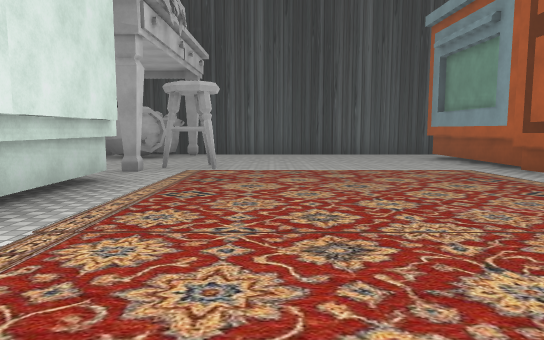
View 1 (above)

12 first-person views from a walk through a 3-D level made in the Unity game engine. The camera is 1.3 m above the floor, tilts 6° down and sees 70° across. The floor is counted in squares, 2.64 m on a side. Each view is taken from the middle of a square. On the plan, view 1 faces up. The plan holds only what a view shows up to about 9 squares ahead; the rest is blank. The place goes on beyond the plan. The player character is not drawn. Some surface patterns are stand-ins.

View 2
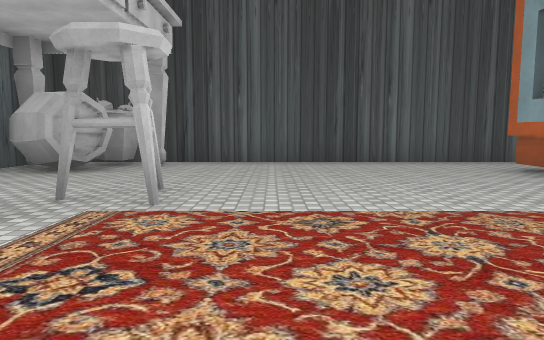

View 3
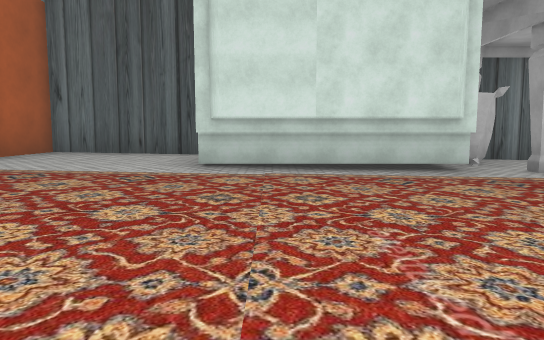

View 4
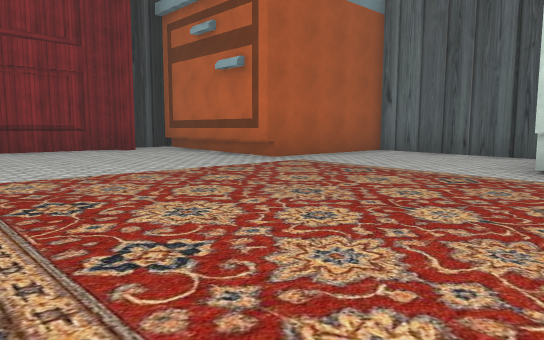

View 5
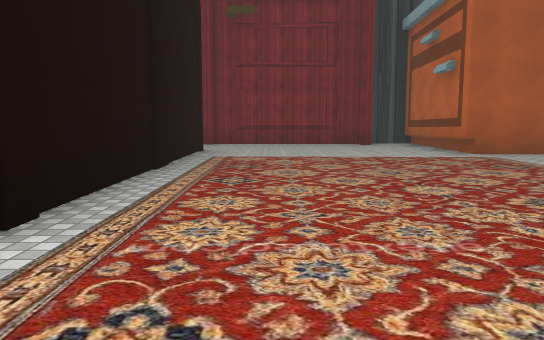

View 6
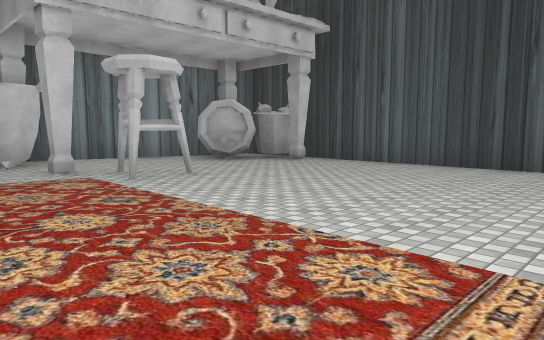

View 7
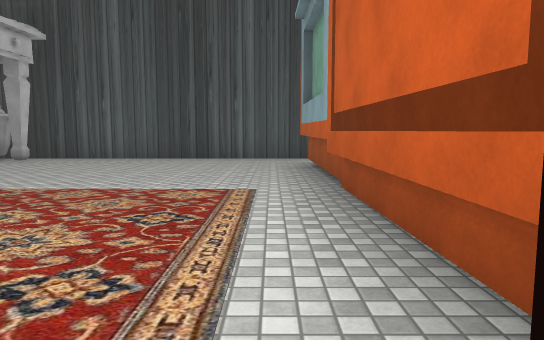

View 8
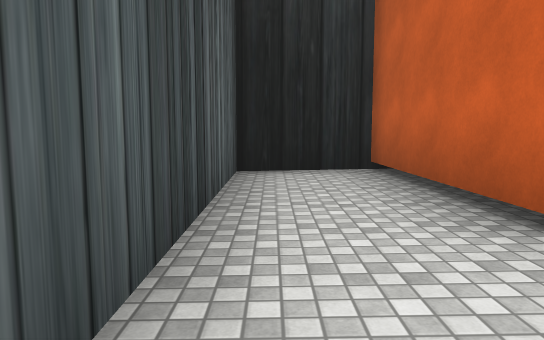

View 9
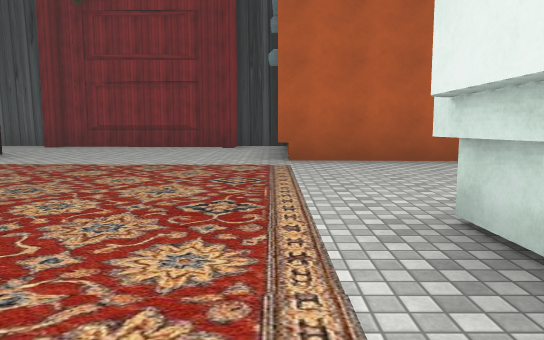

View 10
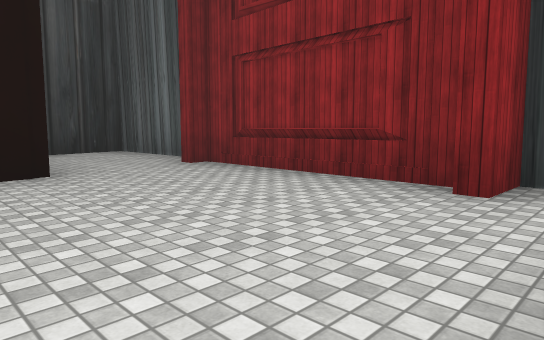

View 11
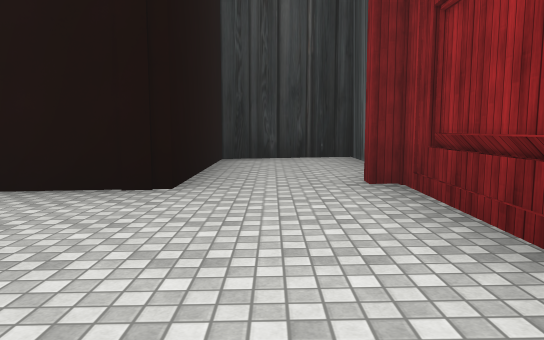

View 12
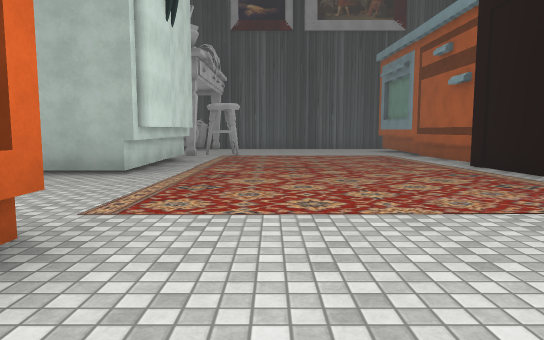

### Floor plan
Key: @ floor where view 1 was taken; # wall or solid block; . main floor; : floor 0.25 m higher than the main floor; - floor 0.25 m lower than the main floor; _ floor 0.5 m lower than the main floor; ^ raised ledge.
Columns run from 5 left of view 1 to 7 right of it. Each row starts with its distance up from view 1.
 11   ###########
 10  ###________#
  9 ###_________#
  8 #--------####
  7 #--------#
  6 #---#----#
  5   ##-----#
  4    #-----#
  3    #....-#
  2    #.....#
  1 ####.....#
  0 #....@...#
 -1 #........#
 -2 ###......#
 -3   ##^....####
 -4    #::::::::#
 -5    #:####:::#
 -6    ###  #####

Where each view was taken, in squares from view 1:
view 1: 0 up, 0 right, facing up
view 2: 3 up, 0 right, facing up
view 3: 2 up, 3 right, facing left
view 4: 2 up, 3 right, facing down-left
view 5: 4 up, 2 right, facing down
view 6: 4 up, 3 right, facing up-left
view 7: 2 up, 3 right, facing up
view 8: 10 up, 2 right, facing right
view 9: 3 up, 1 left, facing down
view 10: 2 down, 1 left, facing down-right
view 11: 4 down, 0 right, facing right
view 12: 4 down, 0 right, facing up
